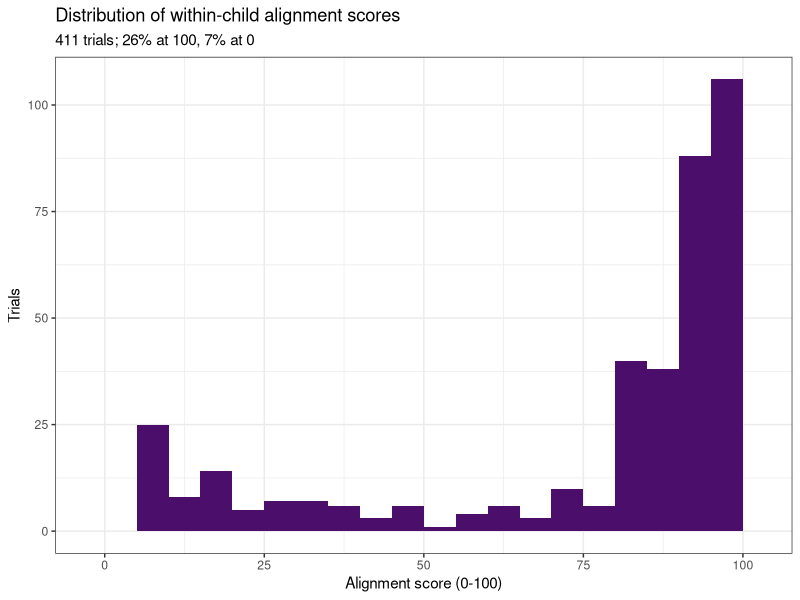
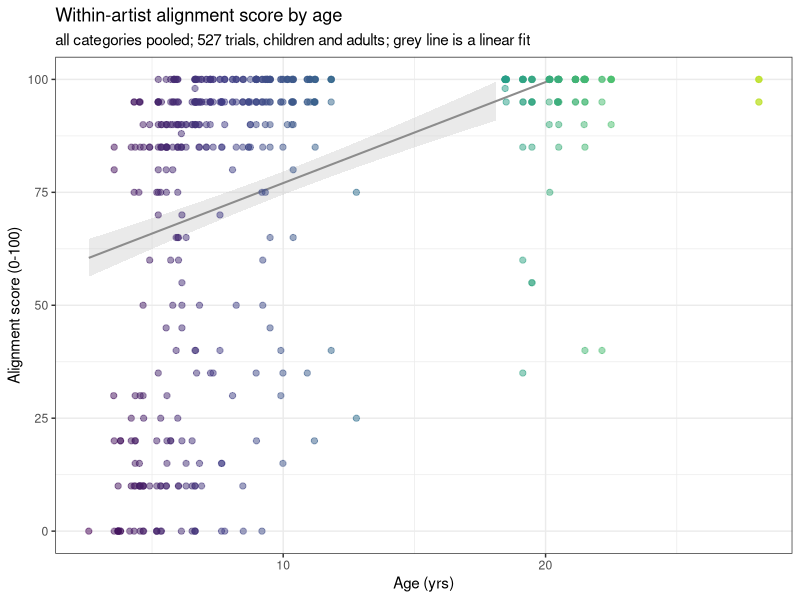
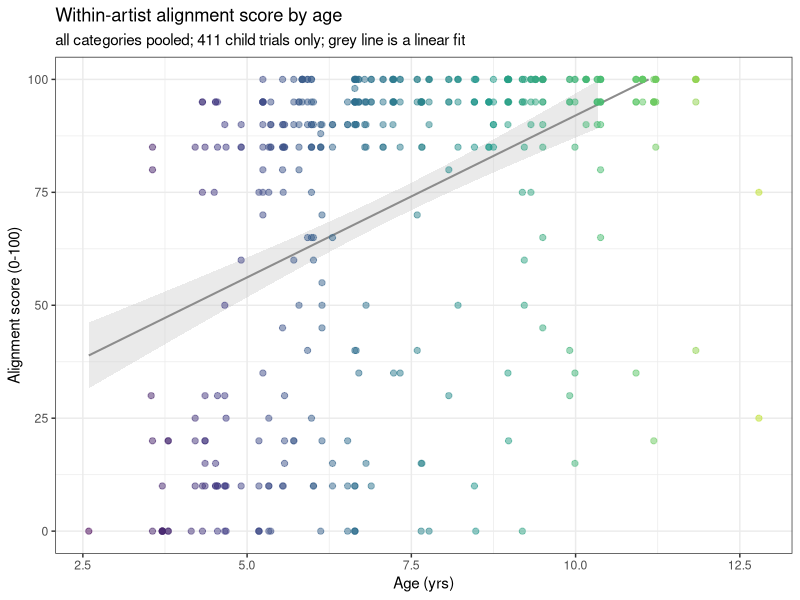
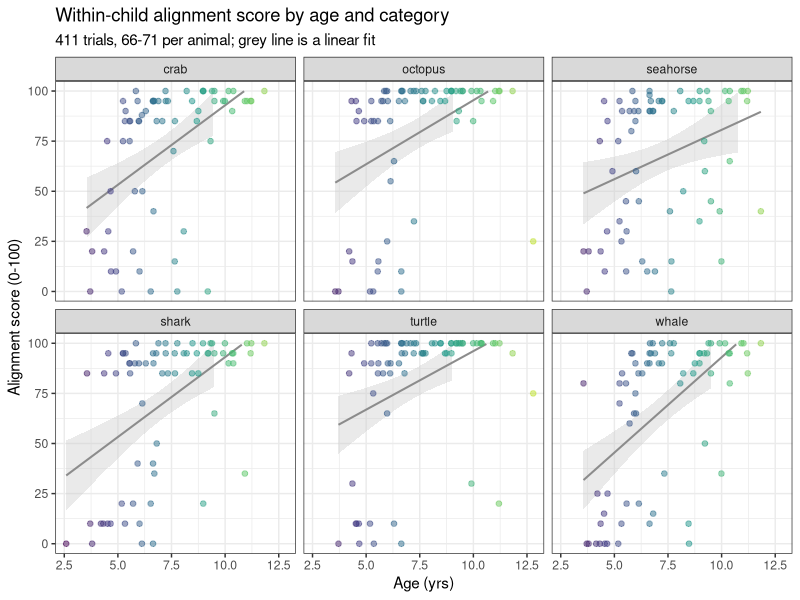
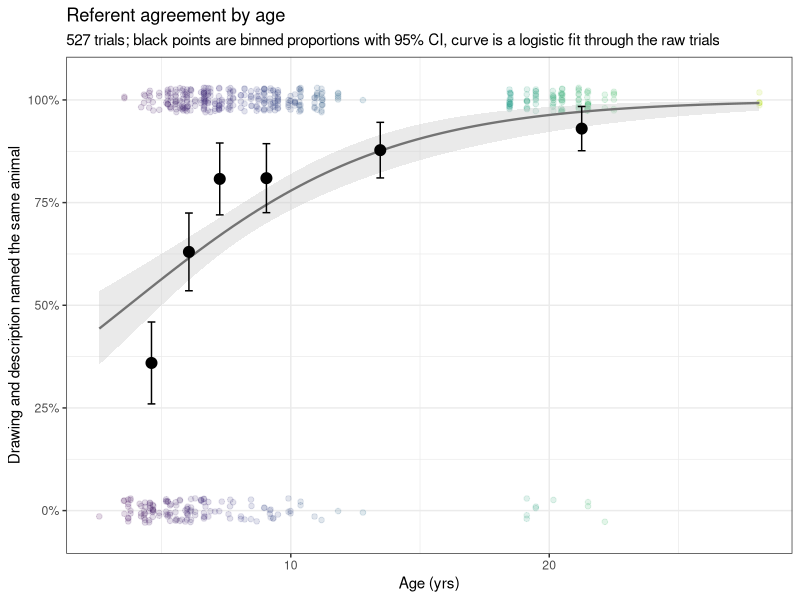
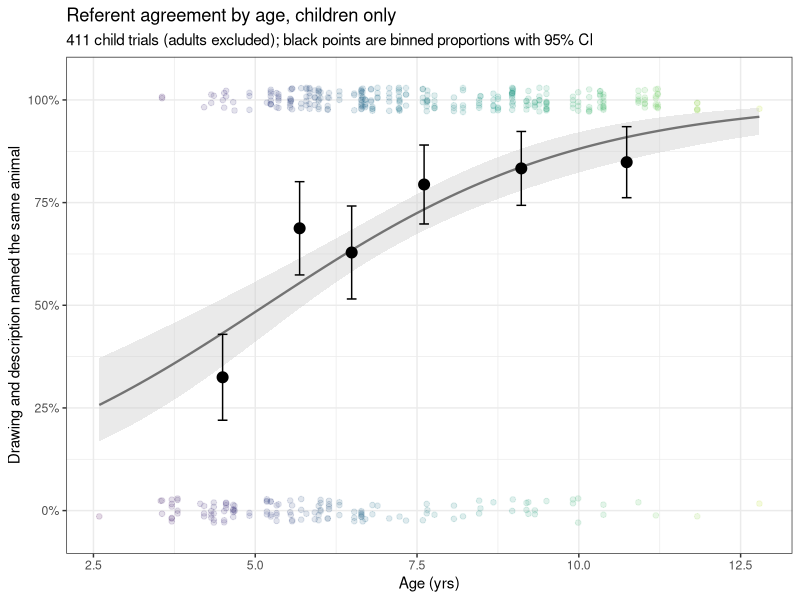
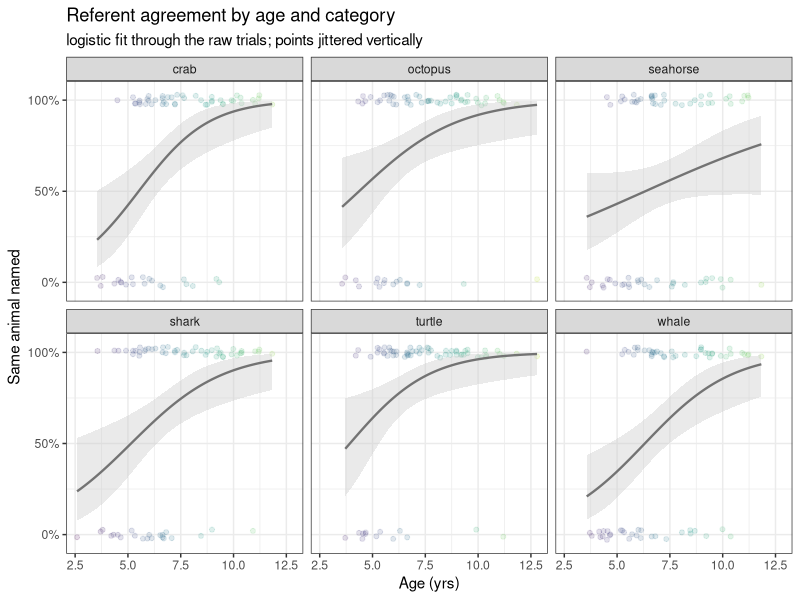
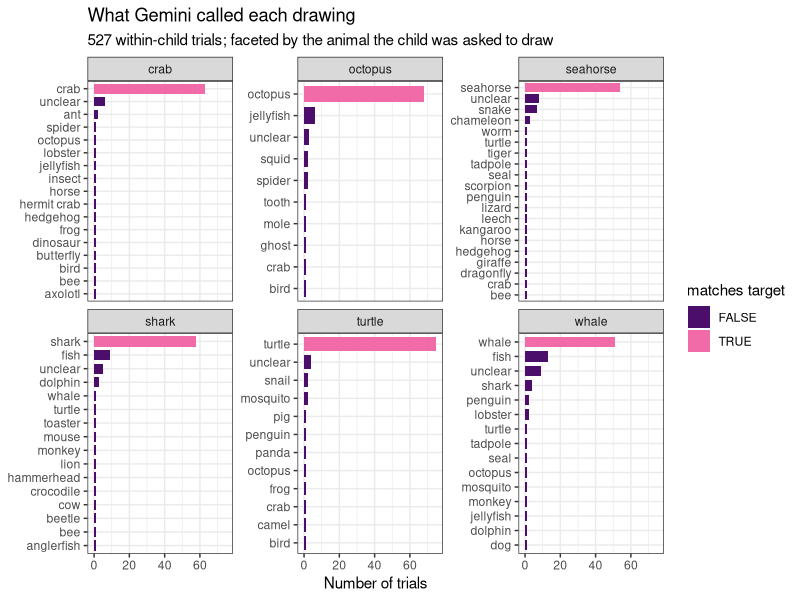

The R source for these figures, in order:
## ---- chunk 1
library(tidyverse)
library(viridis)
library(tidytext)

knitr::opts_chunk$set(warning = FALSE, message = FALSE, fig.retina = 2)

PROMPT_VERSION <- "v6"   # bump alongside 10_judge_alignment_test_pairs.py
RAW_ALPHA      <- 0.3

PAL2 <- c("#4B0F6B", "#F06BA8")

judgments <- read_csv("../data/judgments/alignment_within_child.csv") %>%
  filter(prompt_version == PROMPT_VERSION, !is.na(score),
         draw_interference == 0, utterance_interference == 0)

fig_path <- function(stem) {
  sprintf("../figures/withinchild_%s_%s.png", stem, PROMPT_VERSION)
}

# Adults run to 28 years and children stop around 12, so a single continuous axis
# spends half its width on 116 adult trials. Every age figure is therefore drawn
# twice: once over everyone, once over children alone, where the developmental
# range is actually readable.
children <- filter(judgments, is_child)

cat("rows:", nrow(judgments), "| prompt:", PROMPT_VERSION, "\n")
cat("participants:", n_distinct(judgments$participant_id), "\n")
cat("children:", nrow(children), "trials from",
    n_distinct(children$participant_id), "participants\n")
cat("age range:", sprintf("%.1f-%.1f yrs", min(judgments$age_yrs), max(judgments$age_yrs)), "\n")
count(judgments, target_category)
## ---- chunk 2
p_dist <- ggplot(children, aes(score)) +
  geom_histogram(binwidth = 5, boundary = 0, fill = PAL2[1], colour = NA) +
  scale_x_continuous(limits = c(-2.5, 102.5), breaks = seq(0, 100, 25)) +
  labs(
    title    = "Distribution of within-child alignment scores",
    subtitle = sprintf("%d trials; %.0f%% at 100, %.0f%% at 0",
                       nrow(children),
                       100 * mean(children$score >= 100),
                       100 * mean(children$score <= 0)),
    x = "Alignment score (0-100)", y = "Trials"
  ) +
  theme_bw()

p_dist
ggsave(fig_path("score_distribution"), p_dist, width = 8, height = 4, dpi = 300)
## ---- chunk 3
judgments %>%
  group_by(target_category) %>%
  summarise(
    n          = n(),
    mean       = round(mean(score), 1),
    median     = median(score),
    at_ceiling = sprintf("%.0f%%", 100 * mean(score >= 100)),
    at_floor   = sprintf("%.0f%%", 100 * mean(score <= 0)),
    agree_rate = sprintf("%.0f%%", 100 * mean(referents_agree, na.rm = TRUE)),
    .groups    = "drop"
  )
## ---- chunk 4
age_score_plot <- function(dat, subtitle) {
  means <- dat %>%
    group_by(age_yrs) %>%
    summarise(score = mean(score), n = n(), .groups = "drop")

  ggplot(dat, aes(age_yrs, score)) +
    geom_smooth(method = "lm", se = TRUE, colour = "grey55",
                fill = "grey80", linewidth = 0.7) +
    geom_point(aes(colour = age_yrs), alpha = .5, size = 1.8) +
    scale_colour_viridis_c(end = 0.9, guide = "none") +
    scale_y_continuous(limits = c(0, 100), breaks = seq(0, 100, 25)) +
    labs(title = "Within-artist alignment score by age",
         subtitle = subtitle,
         x = "Age (yrs)", y = "Alignment score (0-100)") +
    theme_bw()
}

p <- age_score_plot(
  judgments,
  sprintf("all categories pooled; %d trials, children and adults; grey line is a linear fit",
          nrow(judgments)))
p
ggsave(fig_path("age_alignment_overall"), p, width = 8, height = 4.5, dpi = 300)
## ---- chunk 5
p <- age_score_plot(
  children,
  sprintf("all categories pooled; %d child trials only; grey line is a linear fit",
          nrow(children)))
p
ggsave(fig_path("age_alignment_children"), p, width = 8, height = 4.5, dpi = 300)
## ---- chunk 6

p_cat <- ggplot(children, aes(age_yrs, score)) +
  geom_smooth(method = "lm", se = TRUE, colour = "grey55",
              fill = "grey80", linewidth = 0.7) +
  geom_point(aes(colour = age_yrs), alpha = .5, size = 1.6) +
  facet_wrap(~ target_category, nrow = 2) +
  scale_colour_viridis_c(end = 0.9, guide = "none") +
  scale_y_continuous(limits = c(0, 100), breaks = seq(0, 100, 25)) +
  labs(title = "Within-child alignment score by age and category",
       subtitle = sprintf("%d trials, %d-%d per animal; grey line is a linear fit",
                          nrow(children),
                          min(table(children$target_category)),
                          max(table(children$target_category))),
       x = "Age (yrs)", y = "Alignment score (0-100)") +
  theme_bw()

p_cat
ggsave(fig_path("age_alignment_by_category"), p_cat, width = 12, height = 5.5, dpi = 300)
## ---- chunk 7
N_AGE_BINS <- 6

# unique() on the breaks guards against tied quantiles collapsing a bin.
AGE_BREAKS <- unique(quantile(judgments$age_yrs,
                              probs = seq(0, 1, length.out = N_AGE_BINS + 1),
                              na.rm = TRUE))

agree_dat <- judgments %>%
  filter(!is.na(referents_agree)) %>%
  mutate(age_bin = cut(age_yrs, AGE_BREAKS, include.lowest = TRUE, dig.lab = 3),
         agree   = as.integer(referents_agree))

# normal-approximation binomial CI, clamped to [0, 1]. mid is the mean age of the
# trials actually in the bin rather than the bin's nominal midpoint: it keeps the
# black points on the same continuous axis as the logistic fit, and it stays
# correct if a quantile bin comes out empty or lopsided.
agree_ci <- agree_dat %>%
  group_by(age_bin) %>%
  summarise(n = n(), p = mean(agree), mid = mean(age_yrs), .groups = "drop") %>%
  mutate(se    = sqrt(p * (1 - p) / n),
         lower = pmax(0, p - 1.96 * se),
         upper = pmin(1, p + 1.96 * se))

agree_ci
## ---- chunk 8
p_agree <- ggplot(agree_dat, aes(age_yrs, agree)) +
  geom_point(aes(colour = age_yrs), alpha = 0.15, size = 1.6,
             position = position_jitter(width = 0, height = 0.03, seed = 1)) +
  geom_smooth(method = "glm", method.args = list(family = "binomial"),
              se = TRUE, colour = "grey45", fill = "grey80", linewidth = 0.8) +
  geom_errorbar(data = agree_ci, inherit.aes = FALSE,
                aes(x = mid, ymin = lower, ymax = upper),
                width = 0.3, colour = "black", linewidth = 0.5) +
  geom_point(data = agree_ci, inherit.aes = FALSE,
             aes(x = mid, y = p), size = 3.4, colour = "black") +
  scale_colour_viridis_c(end = 0.9, guide = "none") +
  scale_y_continuous(limits = c(-0.05, 1.05), breaks = seq(0, 1, 0.25),
                     labels = scales::percent_format(accuracy = 1)) +
  labs(title = "Referent agreement by age",
       subtitle = paste(sprintf("%d trials;", nrow(agree_dat)),
                        "black points are binned proportions with 95% CI,",
                        "curve is a logistic fit through the raw trials"),
       x = "Age (yrs)", y = "Drawing and description named the same animal") +
  theme_bw()

p_agree
ggsave(fig_path("age_referents_agree"), p_agree, width = 8, height = 4.5, dpi = 300)
## ---- chunk 9
agree_kids <- filter(agree_dat, is_child)

# bins recomputed within children rather than reused from the pooled breaks, whose
# top two bins are almost entirely adults
KID_BREAKS <- unique(quantile(agree_kids$age_yrs,
                              probs = seq(0, 1, length.out = N_AGE_BINS + 1),
                              na.rm = TRUE))

agree_kids_ci <- agree_kids %>%
  mutate(age_bin = cut(age_yrs, KID_BREAKS, include.lowest = TRUE, dig.lab = 3)) %>%
  group_by(age_bin) %>%
  summarise(n = n(), p = mean(agree), mid = mean(age_yrs), .groups = "drop") %>%
  mutate(se    = sqrt(p * (1 - p) / n),
         lower = pmax(0, p - 1.96 * se),
         upper = pmin(1, p + 1.96 * se))

p_agree_kids <- ggplot(agree_kids, aes(age_yrs, agree)) +
  geom_point(aes(colour = age_yrs), alpha = 0.15, size = 1.6,
             position = position_jitter(width = 0, height = 0.03, seed = 1)) +
  geom_smooth(method = "glm", method.args = list(family = "binomial"),
              se = TRUE, colour = "grey45", fill = "grey80", linewidth = 0.8) +
  geom_errorbar(data = agree_kids_ci, inherit.aes = FALSE,
                aes(x = mid, ymin = lower, ymax = upper),
                width = 0.15, colour = "black", linewidth = 0.5) +
  geom_point(data = agree_kids_ci, inherit.aes = FALSE,
             aes(x = mid, y = p), size = 3.4, colour = "black") +
  scale_colour_viridis_c(end = 0.9, guide = "none") +
  scale_y_continuous(limits = c(-0.05, 1.05), breaks = seq(0, 1, 0.25),
                     labels = scales::percent_format(accuracy = 1)) +
  labs(title = "Referent agreement by age, children only",
       subtitle = paste(sprintf("%d child trials (adults excluded);", nrow(agree_kids)),
                        "black points are binned proportions with 95% CI"),
       x = "Age (yrs)", y = "Drawing and description named the same animal") +
  theme_bw()

p_agree_kids
ggsave(fig_path("age_referents_agree_children"), p_agree_kids,
       width = 8, height = 4.5, dpi = 300)
## ---- chunk 10
p_agree_cat <- ggplot(agree_kids, aes(age_yrs, agree)) +
  geom_point(aes(colour = age_yrs), alpha = 0.15, size = 1.4,
             position = position_jitter(width = 0, height = 0.03, seed = 1)) +
  geom_smooth(method = "glm", method.args = list(family = "binomial"),
              se = TRUE, colour = "grey45", fill = "grey80", linewidth = 0.8) +
  facet_wrap(~ target_category, nrow = 2) +
  scale_colour_viridis_c(end = 0.9, guide = "none") +
  scale_y_continuous(limits = c(-0.05, 1.05), breaks = seq(0, 1, 0.5),
                     labels = scales::percent_format(accuracy = 1)) +
  labs(title = "Referent agreement by age and category",
       subtitle = "logistic fit through the raw trials; points jittered vertically",
       x = "Age (yrs)", y = "Same animal named") +
  theme_bw()

p_agree_cat
ggsave(fig_path("age_referents_agree_by_category"), p_agree_cat,
       width = 12, height = 5.5, dpi = 300)
## ---- chunk 11
drawing_refs <- judgments %>%
  filter(!is.na(drawing_referent)) %>%
  count(target_category, drawing_referent) %>%
  mutate(correct  = drawing_referent == target_category,
         referent = reorder_within(drawing_referent, n, target_category))

p_draw_ref <- ggplot(drawing_refs, aes(n, referent, fill = correct)) +
  geom_col(width = 0.75) +
  facet_wrap(~ target_category, scales = "free_y") +
  scale_y_reordered() +
  scale_fill_manual(values = PAL2, name = "matches target") +
  labs(title = "What Gemini called each drawing",
       subtitle = sprintf("%d within-child trials; faceted by the animal the child was asked to draw",
                          sum(drawing_refs$n)),
       x = "Number of trials", y = NULL) +
  theme_bw()

p_draw_ref
ggsave(fig_path("drawing_referents"), p_draw_ref, width = 9, height = 6, dpi = 300)
## ---- chunk 12
utterance_refs <- judgments %>%
  filter(!is.na(utterance_referent)) %>%
  count(target_category, utterance_referent) %>%
  mutate(correct  = utterance_referent == target_category,
         referent = reorder_within(utterance_referent, n, target_category))

p_utt_ref <- ggplot(utterance_refs, aes(n, referent, fill = correct)) +
  geom_col(width = 0.75) +
  facet_wrap(~ target_category, scales = "free_y") +
  scale_y_reordered() +
  scale_fill_manual(values = PAL2, name = "matches target") +
  labs(title = "What Gemini called each description",
       subtitle = sprintf("%d within-child trials; faceted by the animal the child was asked to describe",
                          sum(utterance_refs$n)),
       x = "Number of trials", y = NULL) +
  theme_bw()

p_utt_ref
ggsave(fig_path("utterance_referents"), p_utt_ref, width = 9, height = 6, dpi = 300)
## ---- chunk 13
CATS <- c("crab", "octopus", "whale", "shark", "seahorse", "turtle", "unclear")

LEVELS <- c(CATS, "other")

# expand_grid + left_join rather than complete(): the grid is built explicitly, so
# empty cells are guaranteed present and drawn as zeroes instead of as gaps in the
# tile layout.
counted <- judgments %>%
  filter(!is.na(drawing_referent), !is.na(utterance_referent)) %>%
  mutate(d = ifelse(drawing_referent   %in% CATS, drawing_referent,   "other"),
         u = ifelse(utterance_referent %in% CATS, utterance_referent, "other")) %>%
  count(d, u)

confusion <- expand_grid(d = LEVELS, u = LEVELS) %>%
  left_join(counted, by = c("d", "u")) %>%
  mutate(n = replace_na(n, 0L),
         d = factor(d, levels = LEVELS),
         u = factor(u, levels = rev(LEVELS)))

p_conf <- ggplot(confusion, aes(d, u, fill = n)) +
  geom_tile(colour = "white", linewidth = 0.4) +
  geom_text(aes(label = ifelse(n > 0, n, "")),
            size = 3, colour = ifelse(confusion$n > max(confusion$n) * 0.6,
                                      "white", "grey20")) +
  scale_fill_viridis_c(option = "magma", direction = -1, name = "trials") +
  coord_fixed() +
  labs(title = "Drawing referent vs description referent",
       subtitle = "within-child trials; the diagonal is agreement",
       x = "Gemini's label for the drawing",
       y = "Gemini's label for the description") +
  theme_bw() +
  theme(axis.text.x = element_text(angle = 40, hjust = 1))

p_conf
ggsave(fig_path("referent_confusion"), p_conf, width = 7.5, height = 6, dpi = 300)
## ---- chunk 14
ALL_LABELS <- sort(unique(c(judgments$drawing_referent,
                            judgments$utterance_referent)))
ALL_LABELS <- ALL_LABELS[!is.na(ALL_LABELS)]

# order: the six targets, then unclear, then the rest by total use across both
# modalities, so the busy corner of the matrix is top-left instead of alphabetical
rest <- setdiff(ALL_LABELS, CATS)
used <- c(judgments$drawing_referent, judgments$utterance_referent)
rest_freq <- names(sort(table(used[used %in% rest]), decreasing = TRUE))
FULL_LEVELS <- c(CATS, rest_freq)

counted_full <- judgments %>%
  filter(!is.na(drawing_referent), !is.na(utterance_referent)) %>%
  count(d = drawing_referent, u = utterance_referent)

confusion_full <- expand_grid(d = FULL_LEVELS, u = FULL_LEVELS) %>%
  left_join(counted_full, by = c("d", "u")) %>%
  mutate(n = replace_na(n, 0L),
         d = factor(d, levels = FULL_LEVELS),
         u = factor(u, levels = rev(FULL_LEVELS)))

p_conf_full <- ggplot(confusion_full, aes(d, u)) +
  # empty cells drawn as a faint ground rather than left white, so the grid stays
  # legible across 64 columns and a zero reads as "asked and not found"
  geom_tile(fill = "grey96", colour = "white", linewidth = 0.25) +
  geom_tile(data = filter(confusion_full, n > 0),
            aes(fill = n), colour = "white", linewidth = 0.25) +
  geom_text(data = filter(confusion_full, n > 0),
            aes(label = n, colour = n > 20), size = 1.9) +
  scale_fill_viridis_c(option = "magma", direction = -1, trans = "sqrt",
                       name = "trials") +
  scale_colour_manual(values = c(`FALSE` = "grey15", `TRUE` = "white"),
                      guide = "none") +
  coord_fixed() +
  labs(title = "Drawing referent vs description referent, every label",
       subtitle = sprintf(paste("%d within-child trials, %d distinct referents;",
                                "targets first, then by frequency.",
                                "Fill is sqrt-scaled."),
                          nrow(judgments), length(ALL_LABELS)),
       x = "Gemini's label for the drawing",
       y = "Gemini's label for the description") +
  theme_bw() +
  theme(axis.text.x = element_text(angle = 90, hjust = 1, vjust = 0.5, size = 6),
        axis.text.y = element_text(size = 6),
        panel.grid = element_blank())

p_conf_full
ggsave(fig_path("referent_confusion_full"), p_conf_full,
       width = 13, height = 12, dpi = 300)
## ---- chunk 15
judgments %>%
  filter(!is.na(drawing_referent), !is.na(utterance_referent),
         drawing_referent != utterance_referent) %>%
  count(drawing_referent, utterance_referent, sort = TRUE) %>%
  head(20)
## ---- chunk 16
library(lmerTest) 

cat("\n--- alignment score ~ age (all participants) ---\n")
age_all_model <- lmer(score ~ age_yrs + (1 | participant_id) + (1 | target_category), data = judgments)
summary(age_all_model)

cat("\n--- alignment score ~ age (children only) ---\n")
age_children_model <- lmer(score ~ age_yrs + (1 | participant_id) + (1 | target_category), data = children)
summary(age_children_model)

cat("\n--- referents agree ~ age (logistic, all participants) ---\n")
agree_model <- glmer(agree ~ age_yrs + (1 | participant_id) + (1 | target_category),
                     family = binomial, data = agree_dat)
summary(agree_model)
